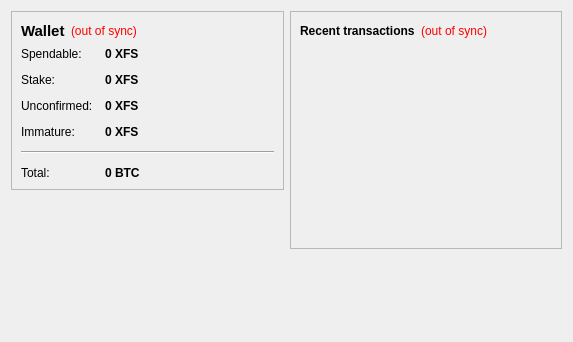
<?xml version="1.0" encoding="UTF-8"?>
<ui version="4.0">
 <class>OverviewPage</class>
 <widget class="QWidget" name="OverviewPage">
  <property name="geometry">
   <rect>
    <x>0</x>
    <y>0</y>
    <width>573</width>
    <height>342</height>
   </rect>
  </property>
  <property name="windowTitle">
   <string>Form</string>
  </property>
  <layout class="QHBoxLayout" name="horizontalLayout" stretch="1,1">
   <item>
    <layout class="QVBoxLayout" name="verticalLayout_2">
     <item>
      <widget class="QFrame" name="frame">
       <property name="frameShape">
        <enum>QFrame::StyledPanel</enum>
       </property>
       <property name="frameShadow">
        <enum>QFrame::Raised</enum>
       </property>
       <layout class="QVBoxLayout" name="verticalLayout_4">
        <item>
         <layout class="QHBoxLayout" name="horizontalLayout_4">
          <item>
           <widget class="QLabel" name="label_5">
            <property name="font">
             <font>
              <pointsize>11</pointsize>
              <weight>75</weight>
              <bold>true</bold>
             </font>
            </property>
            <property name="text">
             <string>Wallet</string>
            </property>
           </widget>
          </item>
          <item>
           <widget class="QLabel" name="labelWalletStatus">
            <property name="toolTip">
             <string>The displayed information may be out of date. Your wallet automatically synchronizes with the FrankSalinasCoin network after a connection is established, but this process has not completed yet.</string>
            </property>
            <property name="styleSheet">
             <string notr="true">QLabel { color: red; }</string>
            </property>
            <property name="text">
             <string notr="true">(out of sync)</string>
            </property>
            <property name="alignment">
             <set>Qt::AlignLeading|Qt::AlignLeft|Qt::AlignVCenter</set>
            </property>
           </widget>
          </item>
          <item>
           <spacer name="horizontalSpacer_2">
            <property name="orientation">
             <enum>Qt::Horizontal</enum>
            </property>
            <property name="sizeHint" stdset="0">
             <size>
              <width>40</width>
              <height>20</height>
             </size>
            </property>
           </spacer>
          </item>
         </layout>
        </item>
        <item>
         <layout class="QFormLayout" name="formLayout_2">
          <property name="fieldGrowthPolicy">
           <enum>QFormLayout::AllNonFixedFieldsGrow</enum>
          </property>
          <property name="horizontalSpacing">
           <number>12</number>
          </property>
          <property name="verticalSpacing">
           <number>12</number>
          </property>
          <item row="0" column="0">
           <widget class="QLabel" name="label">
            <property name="text">
             <string>Spendable:</string>
            </property>
           </widget>
          </item>
          <item row="0" column="1">
           <widget class="QLabel" name="labelBalance">
            <property name="font">
             <font>
              <weight>75</weight>
              <bold>true</bold>
             </font>
            </property>
            <property name="cursor">
             <cursorShape>IBeamCursor</cursorShape>
            </property>
            <property name="toolTip">
             <string>Your current spendable balance</string>
            </property>
            <property name="text">
             <string notr="true">0 XFS</string>
            </property>
            <property name="textInteractionFlags">
             <set>Qt::LinksAccessibleByMouse|Qt::TextSelectableByKeyboard|Qt::TextSelectableByMouse</set>
            </property>
           </widget>
          </item>
          <item row="1" column="0">
           <widget class="QLabel" name="label_6">
            <property name="text">
             <string>Stake:</string>
            </property>
           </widget>
          </item>
          <item row="1" column="1">
           <widget class="QLabel" name="labelStake">
            <property name="font">
             <font>
              <weight>75</weight>
              <bold>true</bold>
             </font>
            </property>
            <property name="cursor">
             <cursorShape>IBeamCursor</cursorShape>
            </property>
            <property name="toolTip">
             <string>Total of coins that was staked, and do not yet count toward the current balance</string>
            </property>
            <property name="text">
             <string notr="true">0 XFS</string>
            </property>
            <property name="textInteractionFlags">
             <set>Qt::LinksAccessibleByMouse|Qt::TextSelectableByKeyboard|Qt::TextSelectableByMouse</set>
            </property>
           </widget>
          </item>
          <item row="2" column="0">
           <widget class="QLabel" name="label_3">
            <property name="text">
             <string>Unconfirmed:</string>
            </property>
           </widget>
          </item>
          <item row="2" column="1">
           <widget class="QLabel" name="labelUnconfirmed">
            <property name="font">
             <font>
              <weight>75</weight>
              <bold>true</bold>
             </font>
            </property>
            <property name="cursor">
             <cursorShape>IBeamCursor</cursorShape>
            </property>
            <property name="toolTip">
             <string>Total of transactions that have yet to be confirmed, and do not yet count toward the current balance</string>
            </property>
            <property name="text">
             <string notr="true">0 XFS</string>
            </property>
            <property name="textInteractionFlags">
             <set>Qt::LinksAccessibleByMouse|Qt::TextSelectableByKeyboard|Qt::TextSelectableByMouse</set>
            </property>
           </widget>
          </item>
          <item row="3" column="0">
           <widget class="QLabel" name="labelImmatureText">
            <property name="text">
             <string>Immature:</string>
            </property>
           </widget>
          </item>
          <item row="3" column="1">
           <widget class="QLabel" name="labelImmature">
            <property name="font">
             <font>
              <weight>75</weight>
              <bold>true</bold>
             </font>
            </property>
            <property name="toolTip">
             <string>Mined balance that has not yet matured</string>
            </property>
            <property name="text">
             <string notr="true">0 XFS</string>
            </property>
            <property name="textInteractionFlags">
             <set>Qt::LinksAccessibleByMouse|Qt::TextSelectableByKeyboard|Qt::TextSelectableByMouse</set>
            </property>
           </widget>
          </item>
          <item row="4" column="0" colspan="2">
           <widget class="Line" name="line">
            <property name="orientation">
             <enum>Qt::Horizontal</enum>
            </property>
           </widget>
          </item>
          <item row="5" column="0">
           <widget class="QLabel" name="labelTotalText">
            <property name="text">
             <string>Total:</string>
            </property>
           </widget>
          </item>
          <item row="5" column="1">
           <widget class="QLabel" name="labelTotal">
            <property name="font">
             <font>
              <weight>75</weight>
              <bold>true</bold>
             </font>
            </property>
            <property name="cursor">
             <cursorShape>IBeamCursor</cursorShape>
            </property>
            <property name="toolTip">
             <string>Your current total balance</string>
            </property>
            <property name="text">
             <string notr="true">0 BTC</string>
            </property>
            <property name="textInteractionFlags">
             <set>Qt::LinksAccessibleByMouse|Qt::TextSelectableByKeyboard|Qt::TextSelectableByMouse</set>
            </property>
           </widget>
          </item>
         </layout>
        </item>
       </layout>
      </widget>
     </item>
     <item>
      <spacer name="verticalSpacer">
       <property name="orientation">
        <enum>Qt::Vertical</enum>
       </property>
       <property name="sizeHint" stdset="0">
        <size>
         <width>20</width>
         <height>40</height>
        </size>
       </property>
      </spacer>
     </item>
    </layout>
   </item>
   <item>
    <layout class="QVBoxLayout" name="verticalLayout_3">
     <item>
      <widget class="QFrame" name="frame_2">
       <property name="frameShape">
        <enum>QFrame::StyledPanel</enum>
       </property>
       <property name="frameShadow">
        <enum>QFrame::Raised</enum>
       </property>
       <layout class="QVBoxLayout" name="verticalLayout">
        <item>
         <layout class="QHBoxLayout" name="horizontalLayout_2">
          <item>
           <widget class="QLabel" name="label_4">
            <property name="text">
             <string>&lt;b&gt;Recent transactions&lt;/b&gt;</string>
            </property>
           </widget>
          </item>
          <item>
           <widget class="QLabel" name="labelTransactionsStatus">
            <property name="toolTip">
             <string>The displayed information may be out of date. Your wallet automatically synchronizes with the FrankSalinasCoin network after a connection is established, but this process has not completed yet.</string>
            </property>
            <property name="styleSheet">
             <string notr="true">QLabel { color: red; }</string>
            </property>
            <property name="text">
             <string notr="true">(out of sync)</string>
            </property>
            <property name="alignment">
             <set>Qt::AlignRight|Qt::AlignTrailing|Qt::AlignVCenter</set>
            </property>
           </widget>
          </item>
          <item>
           <spacer name="horizontalSpacer">
            <property name="orientation">
             <enum>Qt::Horizontal</enum>
            </property>
            <property name="sizeHint" stdset="0">
             <size>
              <width>40</width>
              <height>20</height>
             </size>
            </property>
           </spacer>
          </item>
         </layout>
        </item>
        <item>
         <widget class="QListView" name="listTransactions">
          <property name="styleSheet">
           <string notr="true">QListView { background: transparent; }</string>
          </property>
          <property name="frameShape">
           <enum>QFrame::NoFrame</enum>
          </property>
          <property name="verticalScrollBarPolicy">
           <enum>Qt::ScrollBarAlwaysOff</enum>
          </property>
          <property name="horizontalScrollBarPolicy">
           <enum>Qt::ScrollBarAlwaysOff</enum>
          </property>
          <property name="selectionMode">
           <enum>QAbstractItemView::NoSelection</enum>
          </property>
         </widget>
        </item>
       </layout>
      </widget>
     </item>
     <item>
      <spacer name="verticalSpacer_2">
       <property name="orientation">
        <enum>Qt::Vertical</enum>
       </property>
       <property name="sizeHint" stdset="0">
        <size>
         <width>20</width>
         <height>40</height>
        </size>
       </property>
      </spacer>
     </item>
    </layout>
   </item>
  </layout>
 </widget>
 <resources/>
 <connections/>
</ui>
